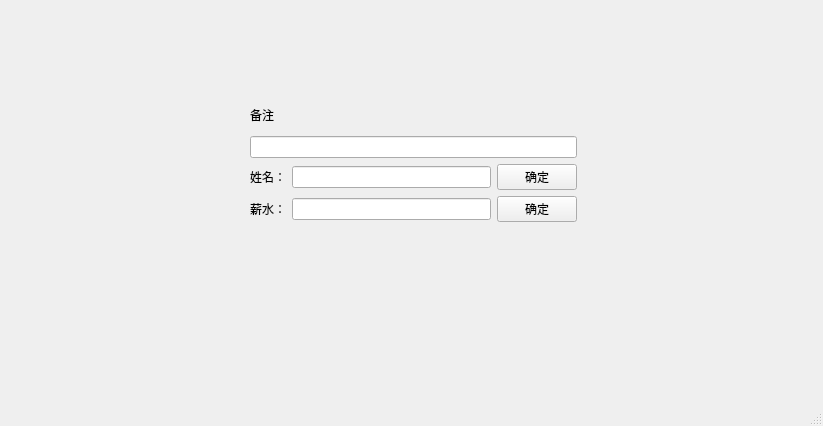
<?xml version="1.0" encoding="UTF-8"?>
<ui version="4.0">
 <class>MainWindow</class>
 <widget class="QMainWindow" name="MainWindow">
  <property name="geometry">
   <rect>
    <x>0</x>
    <y>0</y>
    <width>823</width>
    <height>426</height>
   </rect>
  </property>
  <property name="windowTitle">
   <string>MainWindow</string>
  </property>
  <widget class="QWidget" name="centralwidget">
   <widget class="QWidget" name="">
    <property name="geometry">
     <rect>
      <x>250</x>
      <y>100</y>
      <width>327</width>
      <height>122</height>
     </rect>
    </property>
    <layout class="QVBoxLayout" name="verticalLayout">
     <item>
      <widget class="QLabel" name="label">
       <property name="text">
        <string>备注</string>
       </property>
      </widget>
     </item>
     <item>
      <widget class="QLineEdit" name="lineEdit"/>
     </item>
     <item>
      <layout class="QHBoxLayout" name="horizontalLayout">
       <item>
        <widget class="QLabel" name="label_2">
         <property name="text">
          <string>姓名：</string>
         </property>
        </widget>
       </item>
       <item>
        <widget class="QLineEdit" name="lineEdit_2"/>
       </item>
       <item>
        <widget class="QPushButton" name="pushButton">
         <property name="text">
          <string>确定</string>
         </property>
        </widget>
       </item>
      </layout>
     </item>
     <item>
      <layout class="QHBoxLayout" name="horizontalLayout_2">
       <item>
        <widget class="QLabel" name="label_3">
         <property name="text">
          <string>薪水：</string>
         </property>
        </widget>
       </item>
       <item>
        <widget class="QLineEdit" name="lineEdit_3">
         <property name="enabled">
          <bool>true</bool>
         </property>
        </widget>
       </item>
       <item>
        <widget class="QPushButton" name="pushButton_2">
         <property name="text">
          <string>确定</string>
         </property>
        </widget>
       </item>
      </layout>
     </item>
    </layout>
   </widget>
  </widget>
  <widget class="QMenuBar" name="menubar">
   <property name="geometry">
    <rect>
     <x>0</x>
     <y>0</y>
     <width>823</width>
     <height>26</height>
    </rect>
   </property>
  </widget>
  <widget class="QStatusBar" name="statusbar"/>
 </widget>
 <resources/>
 <connections/>
</ui>
